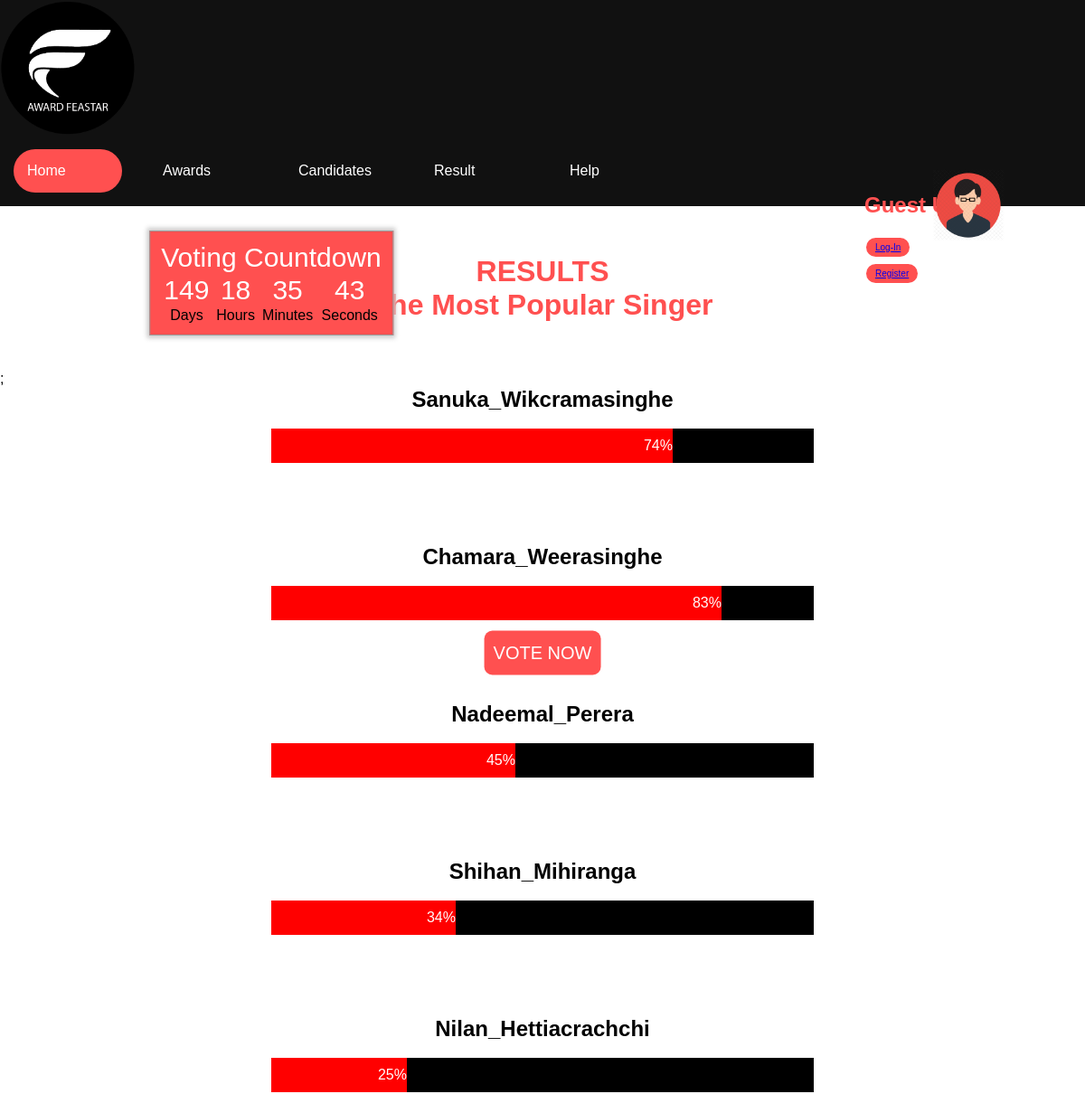
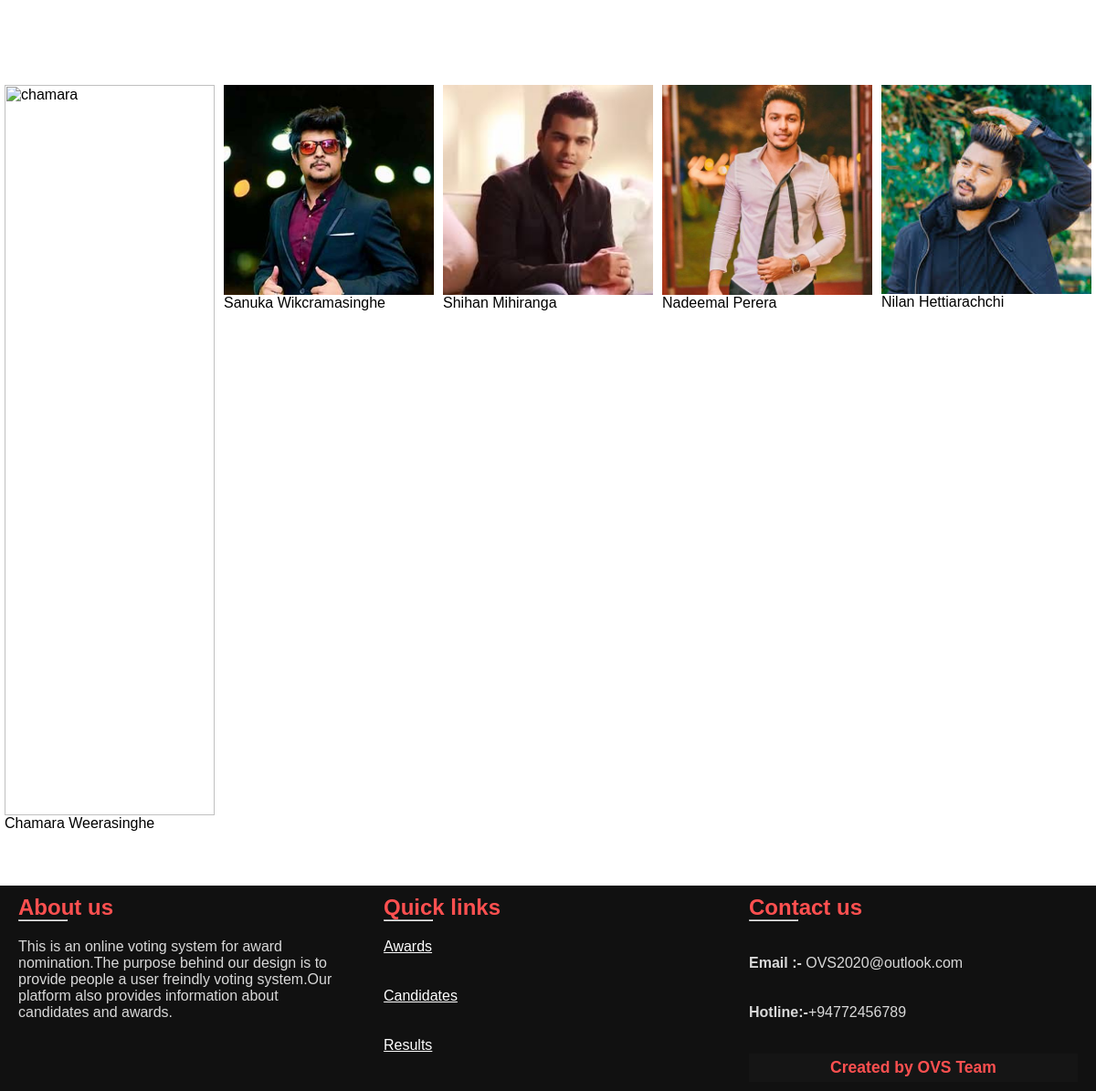
Page /php/Addvote3.php on the committed database (2 pictures, top to bottom).
### tables this page shows
CREATE TABLE `votes` (
  `id` int(100) NOT NULL,
  `name` varchar(100) NOT NULL,
  `vote` int(100) NOT NULL
);

### php/Addvote3.php (the view, shortened to what this page needs)
<!DOCTYPE html>
<html >
   <head>
         <link rel="stylesheet" href="../css/styles6.css">
   </head>
  <body>
  <header>
           	<?php
		include ('header.php');
	      ?>
	  </header>
<br><br><br>
 <center>
   <h1 style="color:#ff5050"><center> RESULTS</center></h1>
    <h1 style="color:#ff5050"><center>The Most Popular Singer</center></h1>
	<br><br><br>
</center>
<?php
$sql = "SELECT * FROM votes WHERE id>10";
$result = $conn->query($sql);
if($result->num_rows>0){
  ?>
<div class="newform3">;
<?php
 while($row = $result->fetch_assoc()){
	 $cname=$row['name'];
	 $count=$row['vote'];
   echo "
           <div><center><b><h2>$cname</h2><br>
           </center></b>
		   <div class='container6'>
           <div class='skills6 $cname'>$count%</div>
		   <style>
		   .$cname {width:$count%; background-color: red;}
		   </style>
           </div></div>
     <br><br><br><br><br>";
}
}
?>
 <div class="row">
  <div class="column">
    <img src="../images/chamara.jpg" alt="chamara" style="width:100%">
	<p>Chamara Weerasinghe</p>
  </div>
  <div class="column">
    <img src="../images/sanuka.jpg" alt="sanuka" style="width:100%">
	<p>Sanuka Wikcramasinghe</p>
  </div>
  <div class="column">
    <img src="../images/shihan.jpg" alt="shihan" style="width:100%">
	<p>Shihan Mihiranga</p>
  </div>
  <div class="column">
    <img src="../images/nadeemal.jpg" alt="nadeemal" style="width:100%">
	<p>Nadeemal Perera</p>
  </div>
  <div class="column">
    <img src="../images/nilan.jpg" alt="nilan" style="width:100%">
	<p>Nilan Hettiarachchi</p>
  </div>
</div>
 <br><br><br>
 <footer>
 <div class="main-content">
   <div class="box">
 <h2 style="color:#ff5050;">About us</h2>
 <div class="content">
 <hr width=15%>
 <br>
 <p>
 This is an online voting system for award nomination.The purpose behind our design is to provide people a user freindly voting system.Our platform also provides information about candidates and awards.</p>
 </div>
 </div>
 <div class="center box">
     <h2 style="color:#ff5050;">Quick links</h2>
 <div class="content">
 <hr width=15%>
       <br>
         <a class ="text" style="color:white;" href="Award.html">Awards</a>
         <br><br>
 <div>
       <br>
         <a class ="text" style="color:white;" href="#">Candidates</a>
         <br><br>
       </div>
 <div >
       <br>
         <a class ="text" style="color:white;" href="#">Results</a>
       </div>
 </div>
 </div>
 <div class="right box">
 <h2 style="color:#ff5050;">
 Contact us</h2>
 <div class="content">
 <hr width=15%>
 <br><br>
 <b>Email :-</b> OVS2020@outlook.com
 <br><br><br>
 <b> Hotline:-</b>+94772456789
 <div class="bottom"><br><br>
 <center>
     <h3 class="credit" style="color:#ff5050">Created by  OVS Team<h3>
   </center>
 </div>
 </div>
 </div>
 </body>
 </html>

### css/styles6.css (style rules this page uses)
* { padding: 0; margin: 0; box-sizing:border-box; }
body { background-image: url("../images/background.jpeg"); background-size: 1370px 2500px; background-position: 50% 25%; font-family:sans-serif; }
header { background-color:#111; }
.content { margin: 0; padding: 0; color: #d9d9d9; box-sizing: border-box; font-family: 'Poppins', sans-serif; }
hr { left: 7.5%; position: relative; transform: translate(-50%, -50%); }
* { box-sizing: border-box; }
footer { position: relative; bottom: 0px; width: 100%; background: #111; }
.main-content { display: flex; }
.box { flex-basis: 50%; padding: 10px 20px; }
.bottom center { padding: 5px; font-size: 0.9375rem; background: #151515; }

### php/Addvote3.php (style rules this page uses)
* { box-sizing: border-box }
.container6 { position:relative; left:25%; width: 50%; background-color: black; }
.skills6 { float:center; text-align: right; padding-top: 10px; padding-bottom: 10px; color: white; }
* { box-sizing: border-box; }
.column { float: left; width: 20%; padding: 5px; }
.row::after { content: ""; clear: both; display: table; }

### rows in the picture
votes: name "Sanuka_Wikcramasinghe", vote "74"
votes: name "Chamara_Weerasinghe", vote "83"
votes: name "Nadeemal_Perera", vote "45"
votes: name "Shihan_Mihiranga", vote "34"
votes: name "Nilan_Hettiacrachchi", vote "25"
